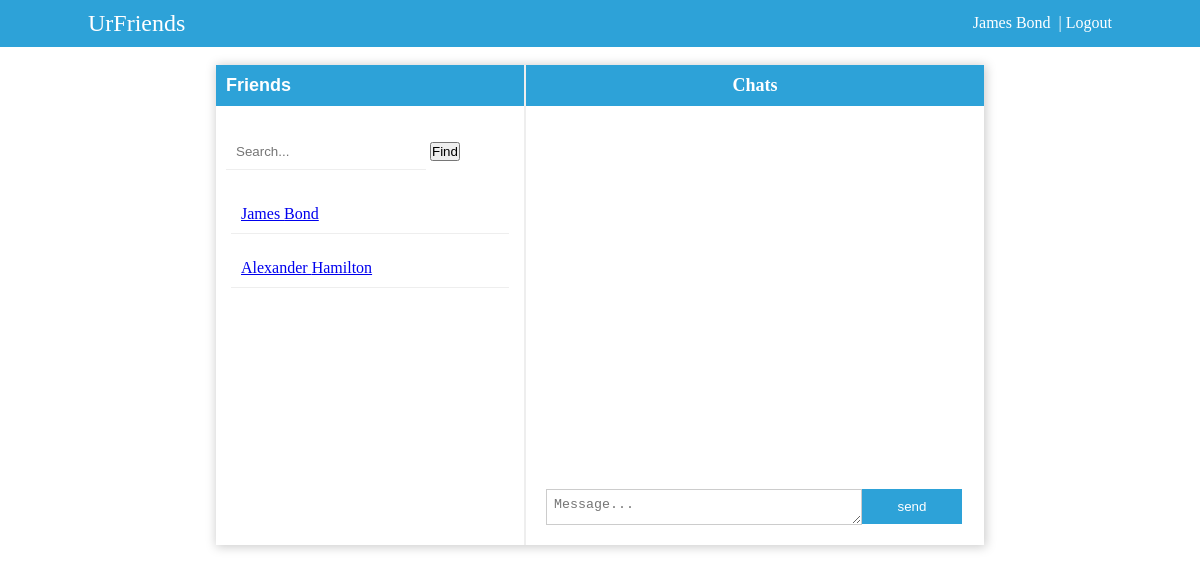
Page /index.php?contact_id=1 (signed in) on the earlier database version.
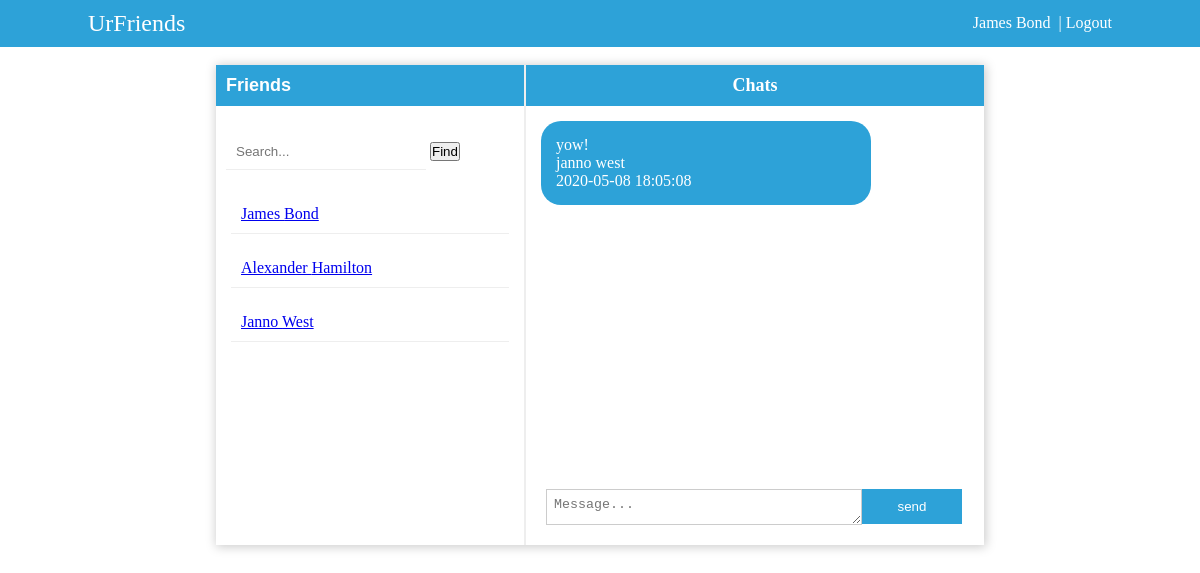
Same page on the later database version.
### tables this page shows
CREATE TABLE `tbl_users` (
  `user_id` int(11) NOT NULL,
  `fname` varchar(25) NOT NULL,
  `lname` varchar(25) NOT NULL,
  `username` varchar(30) NOT NULL,
  `password` varchar(250) NOT NULL
);

CREATE TABLE `tbl_chat` (
  `chat_id` int(11) NOT NULL,
  `message` varchar(5000) NOT NULL,
  `sender_id` int(20) NOT NULL,
  `reciever_id` int(20) NOT NULL,
  `sent_on` timestamp NOT NULL DEFAULT CURRENT_TIMESTAMP ON UPDATE CURRENT_TIMESTAMP
);

### includes/dbh.inc.php (called while the page is built, shortened)
<?php
class Database{
protected function db_connect(){
$this->db_host="localhost";
$this->db_username="root";
$this->db_password="";
$this->db_name="ChatApp_db";
    $this->connection = new mysqli($this->db_host,$this->db_username,$this->db_password,$this->db_name);
    return $this->connection;
}
}
?>

### includes/select.class.php (called while the page is built, shortened)
<?php
include_once 'dbh.inc.php';
class Select_class extends Database{
public function select_contacts(){
	$query="Select * from tbl_users";
	$result=mysqli_query($this->connection,$query);
	return $result;
}
public function select_details($current_user){
	$query="Select * from tbl_users where user_id ='".$current_user."'";
	$result=mysqli_query($this->connection,$query);
	return $result;
}
public function get_messages($contact_id,$current_user){
$query ="Select tbl_chat.message, tbl_chat.sent_on,tbl_users.user_id, tbl_users.fname, tbl_users.lname From tbl_users
CROSS JOIN tbl_chat ON  tbl_chat.reciever_id= '$contact_id' WHERE tbl_chat.sender_id= tbl_users.user_id AND tbl_chat.sender_id=tbl_users.user_id
";
$result =mysqli_query($this->connection,$query);
return $result;
}
}
?>

### index.php (the view, shortened to what this page needs)
<?php
include 'includes/select.class.php';
$conn_read_contacts = new Select_class();
$read_all_contacts = $conn_read_contacts->select_contacts();
$conn = new Select_class();
$current_user = $_SESSION['id'];
$read_login_user =$conn->select_details($current_user);
$fetch_data=mysqli_fetch_assoc($read_login_user);
$conn_getmessage = new Select_class();
$contact_id = $_GET['contact_id'];
$current_user = $_SESSION['id'];
$read_message = $conn_getmessage->get_messages($contact_id,$current_user);
?>
<!Doctype html>
<html>
<head>
<link rel="stylesheet" type="text/css" href="css/main.css"/>
</head>
<body>
<div class="page-container">
  <div class="top-header">
  <div class="container">
  <div class="top-content">
	<div class="logo">
		<label style="font-size:24px;">UrFriends</label>
	</div>
	<div class="user" style="text-align:right;">
  <?php
	echo ucfirst($fetch_data['fname'])." ".ucfirst($fetch_data['lname']);
 ?>
<a href='functions/logout.func.php?user_id=<?php echo $fetch_data['user_id'];?>' style="text-decoration:none;color:#ffffff;">&nbsp; | Logout</a>
	</div>
	</div>
</div>
 </div><br>
 <div class="container2">
    <div class="chatapp-wrapper">
      <div class="side-panel">
        <h2>Friends</h2><br>
		<div class="search-section">
		 <form method="Post" action="">
		  <input type="text" class="search_friends" name="search_contact" placeholder="Search...">
		  <input type="submit" name="search-btn" value="Find"/>
		</form>
		</div>
	   <?php
	      while($row=mysqli_fetch_assoc($read_all_contacts)){
		?>
	  <div class="contacts">
        	<a href="index.php?contact_id=<?php echo $row['user_id'];?>"><?php echo ucfirst($row['fname'])." ".ucfirst($row['lname']);?></a>
           </div>
	   	<?php
		}
		?>
      </div>
        <div class="chat-section">
         	<h3>Chats</h3>
			 <div class="chats_wrapper" style="overflow-y:auto;border:0px solid yellow;height:365px;padding:5px;">
				 <?php
				 while($fetch_message=mysqli_fetch_assoc($read_message)){
				 ?>
					 <div class="message" style="background:#2da2d8;color:white;width:300px;height:auto;margin:10px;border-radius:20px;padding:15px;">
					 <?php echo $fetch_message['message']."<br>";?>
					 <?php	echo $fetch_message['fname']." ".$fetch_message['lname']."<br>";?>
					 <?php echo $fetch_message['sent_on']."<br>";?>
				 </div>
				 <?php
				 }
				 ?>
				</div><br>
				<div class="type_sect" style="position:fixed;bottom:0;padding:20px;">
					<form method="post" action="functions/send_message.func.php?contact_id=<?php echo $_GET['contact_id'];?>">
						<textarea type="text" name="type-message" placeholder="Message..." style="padding:7px;width:300px;height:20px;overflow:auto;border:1px solid #ccc;float:left;"></textarea>
						<input type="submit" name="send-btn" value="send" style="border:none;background:#2da2d8;color:#ffffff;padding:10px;width:100px;"/>
					</form>
				</div>
    </div>
	</div>
</div>
</body>
</html>

### css/main.css (style rules this page uses)
* { margin:0; padding:0; }
body { font-family:calibri; font-size:16px; }
.container { border:px solid green; width:1024px; position:relative; top:0%; left:50%; transform: translate(-50%,0%); height:auto; padding:10px; }
h2 { font-family:calibri,sans-serif; color:#ffffff; padding:10px; background:#2da2d8; font-size:18px; }
h3 { text-align:center; padding:10px; background:#2da2d8; font-size:18px; color:#ffffff; }
.top-header { border:px solid yellow; background:#2da2d8; color:#ffffff; }
.top-content { display:flex; flex-wrap:wrap; }
.logo { border:px solid blue; flex:1 0 250px; width:250px; box-sizing:border; }
.user { flex:1 0 350px; width:250px; box-sizing:border; border:px solid red; line-height: 25px; }
.chatapp-wrapper { width:768px; position: relative;; top:0px; left:50%; transform: translate(-50%,0%); box-shadow:1px 1px 10px 1px #ccc; display:flex; padding:0px; flex-wrap:wrap; height:480px; }
.side-panel { flex:1 0 200px; height:auto; }
.search-section { padding:10px; }
.search_friends { padding:10px; border:none; border-bottom:1px solid #eee; width:180px; }
.chat-section { flex:1 0 350px; border-left:2px solid #eee; height:auto; }
.contacts { padding:10px; border-bottom:1px solid #eee; margin:15px; font-family:calibri; }

Differences in the rows shown:
added tbl_users: fname "Janno", lname "West", tbl_chat.message "yow!", fname "janno", lname "west", tbl_chat.sent_on "2020-05-08 18:05:08"
